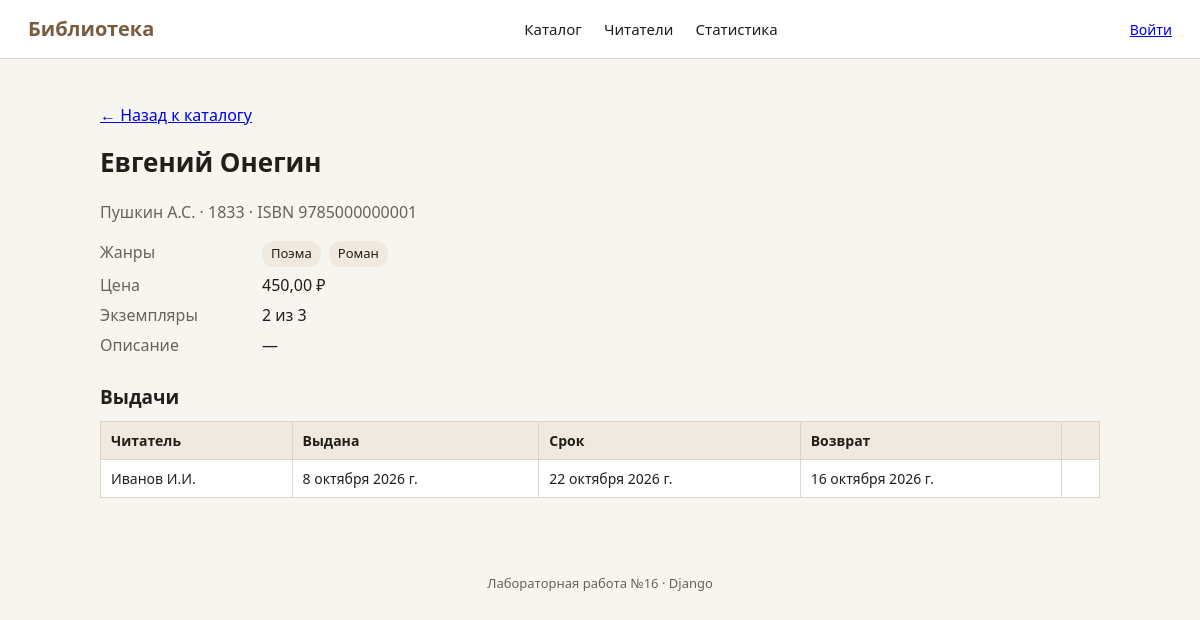
Page /books/1/ on the committed database.
### library/models.py (models this page shows, shortened)
class Book(models.Model):
    title = models.CharField("название", max_length=200, db_index=True)
    author = models.ForeignKey(
        Author,
        verbose_name="автор",
        on_delete=models.CASCADE,
        related_name="books",
    )
    genres = models.ManyToManyField(Genre, verbose_name="жанры", related_name="books", blank=True)
    year = models.PositiveIntegerField(
        "год издания",
        validators=[MinValueValidator(1400), MaxValueValidator(2100)],
    )
    isbn = models.CharField("ISBN", max_length=13, unique=True)
    price = models.DecimalField(
        "цена",
        max_digits=10,
        decimal_places=2,
        validators=[MinValueValidator(0)],
        default=0,
    )
    copies_total = models.PositiveIntegerField("всего экземпляров", default=1)
    copies_available = models.PositiveIntegerField("доступно", default=1)
    description = models.TextField("описание", blank=True)
    class Meta:
        ordering = ["title"]
        verbose_name = "Книга"
        verbose_name_plural = "Книги"
        constraints = [
            models.CheckConstraint(
                condition=models.Q(year__gte=1400, year__lte=2100),
                name="ck_book_year",
            ),
            models.CheckConstraint(
                condition=models.Q(copies_available__lte=models.F("copies_total")),
                name="ck_book_copies",
            ),
        ]

class Author(models.Model):
    full_name = models.CharField("ФИО", max_length=120, unique=True)
    country = models.CharField("страна", max_length=60, default="Россия")
    birth_year = models.PositiveIntegerField("год рождения", null=True, blank=True)
    class Meta:
        ordering = ["full_name"]
        verbose_name = "Автор"
        verbose_name_plural = "Авторы"

class Genre(models.Model):
    name = models.CharField("название", max_length=60, unique=True)
    class Meta:
        ordering = ["name"]
        verbose_name = "Жанр"
        verbose_name_plural = "Жанры"

class Loan(models.Model):
    book = models.ForeignKey(
        Book,
        verbose_name="книга",
        on_delete=models.CASCADE,
        related_name="loans",
    )
    reader = models.ForeignKey(
        Reader,
        verbose_name="читатель",
        on_delete=models.CASCADE,
        related_name="loans",
    )
    loan_date = models.DateField("дата выдачи", default=date.today)
    due_date = models.DateField("срок возврата")
    return_date = models.DateField("дата возврата", null=True, blank=True)
    class Meta:
        ordering = ["-loan_date", "-id"]
        verbose_name = "Выдача"
        verbose_name_plural = "Выдачи"
        constraints = [
            models.CheckConstraint(
                condition=models.Q(due_date__gte=models.F("loan_date")),
                name="ck_loan_dates",
            )
        ]
    @property
    def is_overdue(self) -> bool:
        return self.return_date is None and self.due_date < date.today()

class Reader(models.Model):
    full_name = models.CharField("ФИО", max_length=120)
    email = models.EmailField("e-mail", unique=True)
    phone = models.CharField("телефон", max_length=30, blank=True)
    registered_at = models.DateField("дата регистрации", default=date.today)
    class Meta:
        ordering = ["full_name"]
        verbose_name = "Читатель"
        verbose_name_plural = "Читатели"

### library/views.py (the view)
# urls.py: path("books/<int:pk>/", views.BookDetailView.as_view(), name="book_detail"),
class BookDetailView(DetailView):
    model = Book
    template_name = "library/book_detail.html"
    context_object_name = "book"
    def get_queryset(self):
        return Book.objects.select_related("author").prefetch_related("genres", "loans__reader")

### templates/library/book_detail.html (shortened to what this page needs)
{% extends "base.html" %}
{% block content %}
<p><a href="{% url 'library:book_list' %}">← Назад к каталогу</a></p>
<h1>{{ book.title }}</h1>
<p class="subtitle">{{ book.author.full_name }} · {{ book.year }} · ISBN {{ book.isbn }}</p>
<dl class="details">
    <dt>Жанры</dt><dd>{% for genre in book.genres.all %}<span class="tag">{{ genre.name }}</span>{% endfor %}</dd>
    <dt>Цена</dt><dd>{{ book.price }} ₽</dd>
    <dt>Экземпляры</dt><dd>{{ book.copies_available }} из {{ book.copies_total }}</dd>
    <dt>Описание</dt><dd>{{ book.description|default:"—" }}</dd>
</dl>
<h2>Выдачи</h2>
{% if book.loans.all %}
<table class="table">
    <thead><tr><th>Читатель</th><th>Выдана</th><th>Срок</th><th>Возврат</th><th></th></tr></thead>
    <tbody>
    {% for loan in book.loans.all %}
        <tr>
            <td>{{ loan.reader.full_name }}</td>
            <td>{{ loan.loan_date }}</td>
            <td>{{ loan.due_date }}{% if loan.is_overdue %} <span class="tag tag--danger">просрочена</span>{% endif %}</td>
            <td>{{ loan.return_date|default:"не возвращена" }}</td>
            <td>
            </td>
        </tr>
    {% endfor %}
    </tbody>
</table>
{% else %}
<p class="empty">Выдач нет.</p>
{% endif %}
{% endblock %}

### static/css/style.css (style rules this page uses)
:root { --bg: #f7f5f0; --ink: #221f1a; --accent: #7a5c3e; --border: #ddd5c8; --card: #ffffff; }
* { box-sizing: border-box; }
body { margin: 0; background: var(--bg); color: var(--ink); font-family: "Segoe UI", "PT Sans", sans-serif; line-height: 1.5; }
h1 { font-size: 26px; margin: 8px 0 18px; }
h2 { font-size: 19px; margin: 26px 0 10px; }
.table { width: 100%; border-collapse: collapse; background: var(--card); }
.table th, .table td { border: 1px solid var(--border); padding: 8px 10px; text-align: left; font-size: 14px; }
.table th { background: #efe9df; }
.details { display: grid; grid-template-columns: 150px 1fr; gap: 6px 12px; }
.details dt { color: #6b6257; }
.details dd { margin: 0; }
.tag { display: inline-block; background: #efe9df; padding: 3px 9px; border-radius: 12px; margin-right: 8px; font-size: 13px; }
.subtitle { color: #6b6257; }

### rows in the picture
Book: title "Евгений Онегин", author.full_name "Пушкин А.С.", year "1833", isbn "9785000000001", price "450,00", copies_available "2", copies_total "3", description "—"
Genre: name "Поэма"
Genre: name "Роман"
Loan: reader.full_name "Иванов И.И.", loan_date "8 октября 2026 г.", due_date "22 октября 2026 г.", return_date "16 октября 2026 г."
